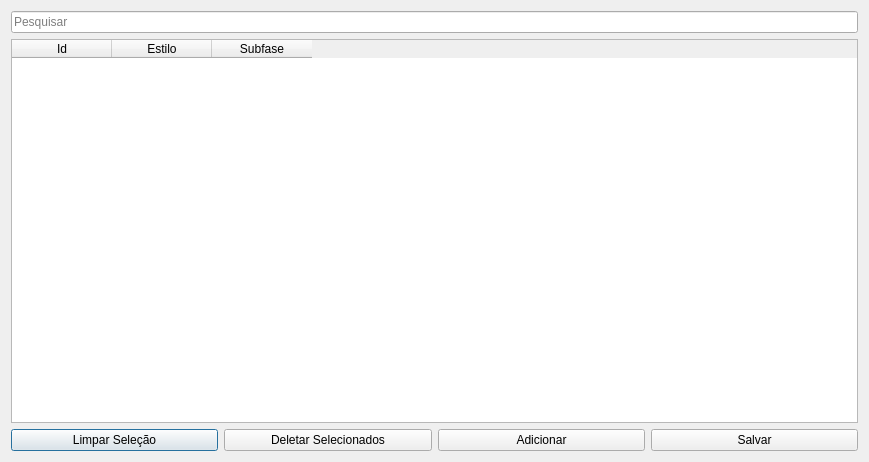
<?xml version="1.0" encoding="UTF-8"?>
<ui version="4.0">
 <class>Dialog</class>
 <widget class="QDialog" name="Dialog">
  <property name="geometry">
   <rect>
    <x>0</x>
    <y>0</y>
    <width>869</width>
    <height>462</height>
   </rect>
  </property>
  <property name="windowTitle">
   <string>Perfis Estilos</string>
  </property>
  <layout class="QGridLayout" name="gridLayout">
   <item row="1" column="0">
    <widget class="QTableWidget" name="tableWidget">
     <attribute name="verticalHeaderCascadingSectionResizes">
      <bool>false</bool>
     </attribute>
     <column>
      <property name="text">
       <string>Id</string>
      </property>
     </column>
     <column>
      <property name="text">
       <string>Estilo</string>
      </property>
     </column>
     <column>
      <property name="text">
       <string>Subfase</string>
      </property>
     </column>
    </widget>
   </item>
   <item row="2" column="0">
    <layout class="QHBoxLayout" name="horizontalLayout">
     <item>
      <widget class="QPushButton" name="clearSelectionBtn">
       <property name="text">
        <string>Limpar Seleção</string>
       </property>
      </widget>
     </item>
     <item>
      <widget class="QPushButton" name="delBtn">
       <property name="text">
        <string>Deletar Selecionados</string>
       </property>
      </widget>
     </item>
     <item>
      <widget class="QPushButton" name="addFormBtn">
       <property name="text">
        <string>Adicionar</string>
       </property>
      </widget>
     </item>
     <item>
      <widget class="QPushButton" name="saveBtn">
       <property name="text">
        <string>Salvar</string>
       </property>
      </widget>
     </item>
    </layout>
   </item>
   <item row="0" column="0">
    <widget class="QLineEdit" name="searchLe">
     <property name="placeholderText">
      <string>Pesquisar</string>
     </property>
    </widget>
   </item>
  </layout>
 </widget>
 <resources/>
 <connections/>
</ui>
